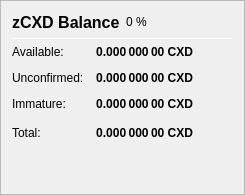
                   <widget class="QFrame" name="frame_ZerocoinBalances">
                    <property name="frameShape">
                     <enum>QFrame::StyledPanel</enum>
                    </property>
                    <property name="frameShadow">
                     <enum>QFrame::Raised</enum>
                    </property>
                    <layout class="QVBoxLayout" name="verticalLayout_7">
                     <item>
                      <layout class="QHBoxLayout" name="horizontalLayout_8" stretch="0">
                       <item>
                        <widget class="QLabel" name="label_5z_3">
                         <property name="minimumSize">
                          <size>
                           <width>0</width>
                           <height>20</height>
                          </size>
                         </property>
                         <property name="font">
                          <font>
                           <pointsize>12</pointsize>
                           <weight>75</weight>
                           <bold>true</bold>
                          </font>
                         </property>
                         <property name="text">
                          <string>zCXD Balance</string>
                         </property>
                        </widget>
                       </item>
                       <item>
                        <widget class="QLabel" name="labelzCXDPercent">
                         <property name="text">
                          <string notr="true">0 %</string>
                         </property>
                        </widget>
                       </item>
                       <item>
                        <spacer name="horizontalSpacer_11">
                         <property name="orientation">
                          <enum>Qt::Horizontal</enum>
                         </property>
                         <property name="sizeHint" stdset="0">
                          <size>
                           <width>40</width>
                           <height>20</height>
                          </size>
                         </property>
                        </spacer>
                       </item>
                      </layout>
                     </item>
                     <item>
                      <widget class="Line" name="line_ZerocoinBalance">
                       <property name="minimumSize">
                        <size>
                         <width>0</width>
                         <height>1</height>
                        </size>
                       </property>
                       <property name="maximumSize">
                        <size>
                         <width>16777215</width>
                         <height>1</height>
                        </size>
                       </property>
                       <property name="orientation">
                        <enum>Qt::Horizontal</enum>
                       </property>
                      </widget>
                     </item>
                     <item>
                      <layout class="QGridLayout" name="gridLayout_5">
                       <property name="spacing">
                        <number>12</number>
                       </property>
                       <item row="1" column="0">
                        <widget class="QLabel" name="labelzBalanceMatureText">
                         <property name="toolTip">
                          <string>Mature: more than 20 confirmation and more than 3 mints of the same denomination after it was minted.
These zCXD are spendable.</string>
                         </property>
                         <property name="text">
                          <string>Available:</string>
                         </property>
                        </widget>
                       </item>
                       <item row="1" column="1">
                        <widget class="QLabel" name="labelzBalanceMature">
                         <property name="font">
                          <font>
                           <weight>75</weight>
                           <bold>true</bold>
                          </font>
                         </property>
                         <property name="toolTip">
                          <string>Mature: more than 20 confirmation and more than 3 mints of the same denomination after it was minted.
These zCXD are spendable.</string>
                         </property>
                         <property name="text">
                          <string notr="true">0.000 000 00 CXD</string>
                         </property>
                         <property name="alignment">
                          <set>Qt::AlignRight|Qt::AlignTrailing|Qt::AlignVCenter</set>
                         </property>
                        </widget>
                       </item>
                       <item row="2" column="0">
                        <widget class="QLabel" name="labelzBalanceUnconfirmedText">
                         <property name="toolTip">
                          <string>Unconfirmed: less than 20 confirmations
Immature: confirmed, but less than 3 mints of the same denomination after it was minted</string>
                         </property>
                         <property name="text">
                          <string>Unconfirmed:</string>
                         </property>
                        </widget>
                       </item>
                       <item row="2" column="1">
                        <widget class="QLabel" name="labelzBalanceUnconfirmed">
                         <property name="font">
                          <font>
                           <weight>75</weight>
                           <bold>true</bold>
                          </font>
                         </property>
                         <property name="toolTip">
                          <string>Unconfirmed: less than 20 confirmations
Immature: confirmed, but less than 3 mints of the same denomination after it was minted</string>
                         </property>
                         <property name="text">
                          <string notr="true">0.000 000 00 CXD</string>
                         </property>
                         <property name="alignment">
                          <set>Qt::AlignRight|Qt::AlignTrailing|Qt::AlignVCenter</set>
                         </property>
                        </widget>
                       </item>
                       <item row="3" column="0">
                        <widget class="QLabel" name="labelzBalanceImmatureText">
                         <property name="toolTip">
                          <string>Unconfirmed: less than 20 confirmations
Immature: confirmed, but less than 3 mints of the same denomination after it was minted</string>
                         </property>
                         <property name="text">
                          <string>Immature:</string>
                         </property>
                        </widget>
                       </item>
                       <item row="3" column="1">
                        <widget class="QLabel" name="labelzBalanceImmature">
                         <property name="font">
                          <font>
                           <weight>75</weight>
                           <bold>true</bold>
                          </font>
                         </property>
                         <property name="toolTip">
                          <string>Unconfirmed: less than 20 confirmations
Immature: confirmed, but less than 3 mints of the same denomination after it was minted</string>
                         </property>
                         <property name="text">
                          <string notr="true">0.000 000 00 CXD</string>
                         </property>
                         <property name="alignment">
                          <set>Qt::AlignRight|Qt::AlignTrailing|Qt::AlignVCenter</set>
                         </property>
                        </widget>
                       </item>
                       <item row="4" column="0">
                        <widget class="QLabel" name="labelzBalanceText">
                         <property name="toolTip">
                          <string>Your current zCXD balance, unconfirmed and immature zCXD included.</string>
                         </property>
                         <property name="text">
                          <string>Total:</string>
                         </property>
                        </widget>
                       </item>
                       <item row="4" column="1">
                        <widget class="QLabel" name="labelzBalance">
                         <property name="font">
                          <font>
                           <weight>75</weight>
                           <bold>true</bold>
                          </font>
                         </property>
                         <property name="cursor">
                          <cursorShape>IBeamCursor</cursorShape>
                         </property>
                         <property name="toolTip">
                          <string>Your current zCXD balance, unconfirmed and immature zCXD included.</string>
                         </property>
                         <property name="text">
                          <string notr="true">0.000 000 00 CXD</string>
                         </property>
                         <property name="alignment">
                          <set>Qt::AlignRight|Qt::AlignTrailing|Qt::AlignVCenter</set>
                         </property>
                         <property name="textInteractionFlags">
                          <set>Qt::LinksAccessibleByMouse|Qt::TextSelectableByKeyboard|Qt::TextSelectableByMouse</set>
                         </property>
                        </widget>
                       </item>
                       <item row="4" column="2">
                        <spacer name="horizontalSpacer_4">
                         <property name="orientation">
                          <enum>Qt::Horizontal</enum>
                         </property>
                         <property name="sizeHint" stdset="0">
                          <size>
                           <width>40</width>
                           <height>20</height>
                          </size>
                         </property>
                        </spacer>
                       </item>
                      </layout>
                     </item>
                     <item>
                      <spacer name="verticalSpacer_4">
                       <property name="orientation">
                        <enum>Qt::Vertical</enum>
                       </property>
                       <property name="sizeHint" stdset="0">
                        <size>
                         <width>20</width>
                         <height>40</height>
                        </size>
                       </property>
                      </spacer>
                     </item>
                    </layout>
                   </widget>
